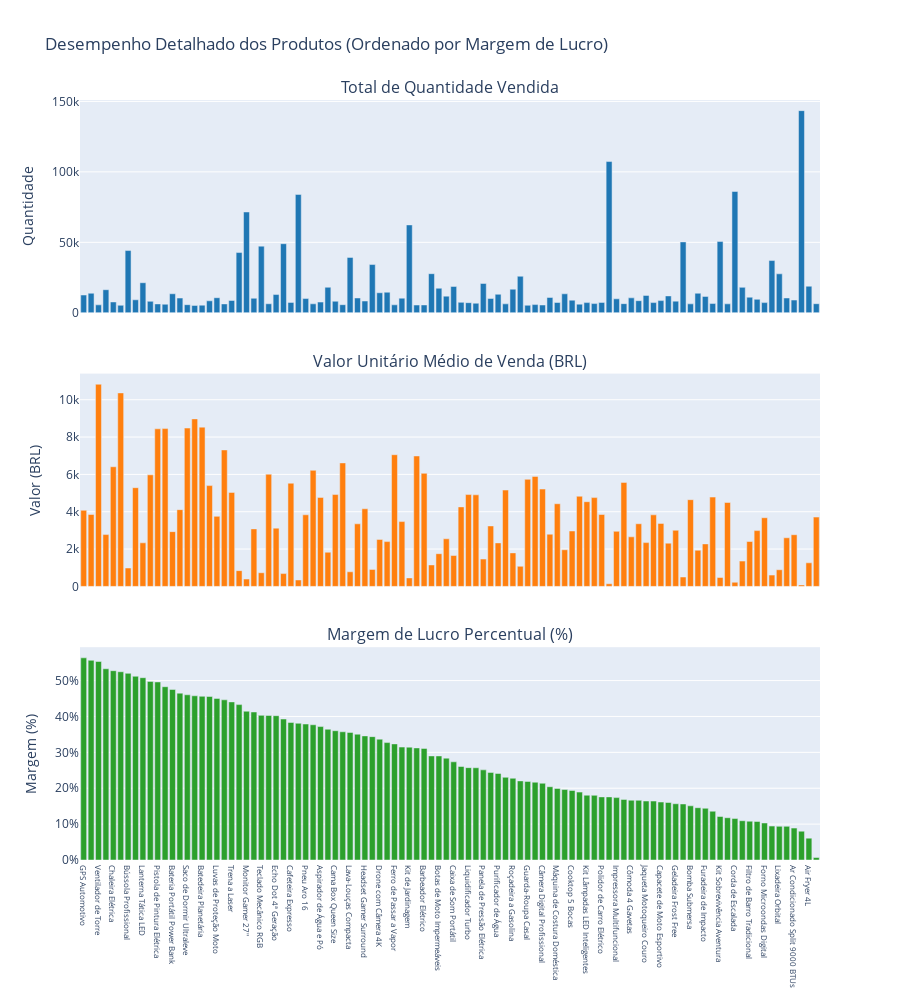

Here is the notebook cell this chart was saved with:
### Code cell
# Gráfico Interativo Plotly com Pesquisa de Produto (via ipywidgets) - REVISADO

print("--- Preparando Gráfico Interativo Plotly com Pesquisa de Produto ---")

# --- Carregar o DataFrame df_desempenho_produto.csv ---
# Garantir que o DataFrame está disponível.
try:
    if 'df_desempenho_produto' not in locals() and 'df_desempenho_produto' not in globals():
        processed_tables_dir = os.path.join('..', 'data', 'output', 'processed_tables')
        file_path_desempenho = os.path.join(processed_tables_dir, 'desempenho_por_produto.csv')
        df_desempenho_produto = pd.read_csv(file_path_desempenho)
        print(f"DataFrame '{os.path.basename(file_path_desempenho)}' carregado com sucesso para o Plotly com pesquisa!")
except Exception as e:
    print(f"Erro ao carregar df_desempenho_produto: {e}. Certifique-se de que o arquivo existe e o caminho está correto.")
    df_desempenho_produto = pd.DataFrame()
    if df_desempenho_produto.empty:
        print("Não foi possível prosseguir com o gráfico Plotly sem o DataFrame de desempenho.")
        raise SystemExit("DataFrame df_desempenho_produto não disponível.")


# --- 1. Preparar o DataFrame Base para o Gráfico ---
df_plot_interactive = df_desempenho_produto.copy()

# Calcular o Valor Unitário Médio de Venda
df_plot_interactive = df_plot_interactive[
    df_plot_interactive['total_quantidade_vendida'] > 0
].copy()

df_plot_interactive['valor_unitario_medio_brl'] = (
    df_plot_interactive['total_valor_vendas_brl'] / 
    df_plot_interactive['total_quantidade_vendida']
)

# Ordenar o DataFrame pela Margem de Lucro Percentual (para consistência visual inicial)
df_plot_interactive = df_plot_interactive.sort_values(
    by='margem_lucro_percentual', ascending=False
).reset_index(drop=True)


# --- 2. Criar os Widgets de Interação ---
search_input = widgets.Text(
    description='Pesquisar Produto:',
    placeholder='Digite o nome do produto...',
    layout=Layout(width='50%')
)

all_products = ['Todos os Produtos'] + sorted(df_plot_interactive['nome_produto'].tolist())
product_dropdown = widgets.Dropdown(
    options=all_products,
    value='Todos os Produtos',
    description='Selecionar:',
    layout=Layout(width='50%')
)

graph_output = widgets.Output()


# --- 3. Função para Gerar/Atualizar o Gráfico ---
def update_graph(search_term="", selected_product="Todos os Produtos"):
    with graph_output:
        clear_output(wait=True) # Limpa a saída anterior para redesenhar o gráfico

        filtered_df = df_plot_interactive.copy()

        # Lógica de filtragem: prioriza a seleção do dropdown, depois a pesquisa por texto
        if selected_product != "Todos os Produtos":
            filtered_df = filtered_df[filtered_df['nome_produto'] == selected_product]
        elif search_term:
            filtered_df = filtered_df[
                filtered_df['nome_produto'].str.contains(search_term, case=False, na=False)
            ]
        
        if filtered_df.empty:
            display(go.Figure().add_annotation(text="Nenhum produto encontrado com os critérios de busca/seleção.",
                                              xref="paper", yref="paper",
                                              x=0.5, y=0.5, showarrow=False,
                                              font=dict(size=16)))
            return

        fig = make_subplots(
            rows=3, cols=1,
            shared_xaxes=True,
            vertical_spacing=0.08,
            subplot_titles=(
                'Total de Quantidade Vendida', 
                'Valor Unitário Médio de Venda (BRL)', 
                'Margem de Lucro Percentual (%)'
            )
        )

        custom_data_cols = ['total_quantidade_vendida', 'total_valor_vendas_brl', 
                            'valor_unitario_medio_brl', 'margem_lucro_percentual']
        
        # Quantidade Vendida
        fig.add_trace(
            go.Bar(
                x=filtered_df['nome_produto'],
                y=filtered_df['total_quantidade_vendida'],
                name='Quantidade Vendida',
                marker_color='#1f77b4',
                hovertemplate='<b>Produto:</b> %{x}<br>' +
                              '<b>Quantidade Vendida:</b> %{y:,.0f}<br>' +
                              '<b>Valor Total Vendas:</b> R$%{customdata[1]:,.2f}<br>' +
                              '<b>Valor Unitário Médio:</b> R$%{customdata[2]:,.2f}<br>' +
                              '<b>Margem de Lucro:</b> %{customdata[3]:.2f}%<extra></extra>',
                customdata=filtered_df[custom_data_cols].values
            ),
            row=1, col=1
        )

        # Valor Unitário Médio de Venda
        fig.add_trace(
            go.Bar(
                x=filtered_df['nome_produto'],
                y=filtered_df['valor_unitario_medio_brl'],
                name='Valor Unitário Médio',
                marker_color='#ff7f0e',
                hovertemplate='<b>Produto:</b> %{x}<br>' +
                              '<b>Quantidade Vendida:</b> %{customdata[0]:,.0f}<br>' +
                              '<b>Valor Total Vendas:</b> R$%{customdata[1]:,.2f}<br>' +
                              '<b>Valor Unitário Médio:</b> R$%{y:,.2f}<br>' +
                              '<b>Margem de Lucro:</b> %{customdata[3]:.2f}%<extra></extra>',
                customdata=filtered_df[custom_data_cols].values
            ),
            row=2, col=1
        )

        # Margem de Lucro Percentual
        fig.add_trace(
            go.Bar(
                x=filtered_df['nome_produto'],
                y=filtered_df['margem_lucro_percentual'],
                name='Margem de Lucro',
                marker_color='#2ca02c',
                hovertemplate='<b>Produto:</b> %{x}<br>' +
                              '<b>Quantidade Vendida:</b> %{customdata[0]:,.0f}<br>' +
                              '<b>Valor Total Vendas:</b> R$%{customdata[1]:,.2f}<br>' +
                              '<b>Valor Unitário Médio:</b> R$%{customdata[2]:,.2f}<br>' +
                              '<b>Margem de Lucro:</b> %{y:.2f}%<extra></extra>',
                customdata=filtered_df[custom_data_cols].values
            ),
            row=3, col=1
        )

        fig.update_layout(
            title_text='Desempenho Detalhado dos Produtos (Ordenado por Margem de Lucro)',
            height=1000,
            showlegend=False,
            hovermode='x unified',
            xaxis_tickangle=-45
        )

        fig.update_yaxes(title_text="Quantidade", row=1, col=1)
        fig.update_yaxes(title_text="Valor (BRL)", row=2, col=1)
        fig.update_yaxes(title_text="Margem (%)", row=3, col=1, ticksuffix="%")
        fig.update_xaxes(tickfont=dict(size=8), row=3, col=1)
        
        # --- AQUI ESTÁ A MUDANÇA: Usar display(fig) ---
        display(fig)

# --- 4. Conectar Widgets à Função de Atualização ---
def on_search_text_change(change):
    update_graph(search_term=change['new'], selected_product="Todos os Produtos")
    product_dropdown.value = "Todos os Produtos"

search_input.observe(on_search_text_change, names='value')

def on_dropdown_change(change):
    update_graph(search_term="", selected_product=change['new'])
    search_input.value = ""

product_dropdown.observe(on_dropdown_change, names='value')

display(search_input, product_dropdown, graph_output)

update_graph()

print("\nGráfico interativo com pesquisa e seleção gerado. Use os campos acima para filtrar!")

### Figure 1 — Plotly figure (JSON) as saved in the notebook; plotly's stock layout.template omitted (floating-point values rounded to 4 significant figures; data arrays with more than 128 entries replaced by an {"elided": "..."} marker saying what was removed)
{"data": [{"customdata": {"elided": "100x4 float values"}, "hovertemplate": "<b>Produto:</b> %{x}<br><b>Quantidade Vendida:</b> %{y:,.0f}<br><b>Valor Total Vendas:</b> R$%{customdata[1]:,.2f}<br><b>Valor Unitário Médio:</b> R$%{customdata[2]:,.2f}<br><b>Margem de Lucro:</b> %{customdata[3]:.2f}%<extra></extra>", "marker": {"color": "#1f77b4"}, "name": "Quantidade Vendida", "type": "bar", "x": ["GPS Automotivo", "Roteador Wi-Fi 6", "Ventilador de Torre", "Mesa de Jantar 4 Cadeiras", "Chaleira Elétrica", "Vaso Sanitário com Caixa Acoplada", "Bússola Profissional", "Serra Elétrica Circular", "Lanterna Tática LED", "Tapete Geométrico", "Pistola de Pintura Elétrica", "Abajur de Chão Decorativo", "Bateria Portátil Power Bank", "Fechadura Digital Biométrica", "Saco de Dormir Ultraleve", "Bicicleta Ergométrica", "Batedeira Planetária", "Sanduicheira Elétrica", "Luvas de Proteção Moto", "Calça Jeans Motoqueiro", "Trena a Laser", "Sofá 3 Lugares Reclinável", "Monitor Gamer 27\"", "Câmera de Ré para Carro", "Teclado Mecânico RGB", "Mouse Gamer Óptico", "Echo Dot 4ª Geração", "Microfone Condensador USB", "Cafeteira Expresso", "Grill Elétrico Multiúso", "Pneu Aro 16", "Chuveiro Elétrico Digital", "Aspirador de Água e Pó", "Serra Tico-Tico", "Cama Box Queen Size", "Webcam Full HD", "Lava-Louças Compacta", "Notebook Gamer G300", "Headset Gamer Surround", "Pipoca Elétrica", "Drone com Câmera 4K", "Aspirador de Pó Robô", "Ferro de Passar a Vapor", "Sanduicheira Grill", "Kit de Jardinagem", "Motor de Popa", "Barbeador Elétrico", "Capa de Carro Protetora", "Botas de Moto Impermeáveis", "Cozinha Compacta", "Caixa de Som Portátil", "Umidificador de Ar", "Liquidificador Turbo", "Mesa de Centro Moderna", "Panela de Pressão Elétrica", "Balança Digital Bioimpedância", "Purificador de Água", "Projetor Portátil", "Roçadeira a Gasolina", "Cadeira de Escritório Ergonômica", "Guarda-Roupa Casal", "Alarme Automotivo", "Câmera Digital Profissional", "Tábua de Passar Roupa", "Máquina de Costura Doméstica", "Lavadora de Alta Pressão", "Cooktop 5 Bocas", "Armário Multiuso", "Kit Lâmpadas LED Inteligentes", "Banco de Jardim de Madeira", "Polidor de Carro Elétrico", "Torneira Gourmet Flexível", "Impressora Multifuncional", "Máquina de Lavar 12kg", "Cômoda 4 Gavetas", "Fone de Ouvido Bluetooth", "Jaqueta Motoqueiro Couro", "Kit Ferramentas Completo", "Capacete de Moto Esportivo", "Esmerilhadeira Angular", "Geladeira Frost Free", "Barraca de Camping 4 Pessoas", "Bomba Submersa", "Central Multimídia Android", "Furadeira de Impacto", "Assadeira de Vidro", "Kit Sobrevivência Aventura", "Sensor de Estacionamento", "Corda de Escalada", "Faqueiro Inox 24 Peças", "Filtro de Barro Tradicional", "Smartwatch Esportivo", "Forno Microondas Digital", "Travesseiro de Espuma Viscoelástica", "Lixadeira Orbital", "Mangueira de Jardim Flexível", "Ar Condicionado Split 9000 BTUs", "Kit Limpeza Automotiva", "Air Fryer 4L", "Cantil Térmico"], "xaxis": "x", "y": [12615, 13868, 5630, 16380, 7708, 5331, 44170, 9225, 21338, 8146, 6303, 6075, 13497, 10458, 5745, 5229, 5415, 8501, 10690, 6297, 8741, 42742, 71542, 10301, 47296, 6408, 12951, 49024, 7395, 83989, 10103, 6364, 7599, 18111, 8200, 5753, 39298, 10514, 8361, 34240, 14221, 14611, 5649, 10380, 62349, 5523, 5568, 27747, 17411, 11818, 18705, 7410, 7183, 6784, 20816, 10170, 13130, 6335, 16751, 25926, 5337, 5832, 5535, 10873, 7305, 13464, 8959, 6142, 7240, 6537, 7375, 107316, 9922, 6492, 10608, 8585, 12332, 7252, 8648, 11984, 8273, 50308, 6334, 13878, 11644, 6557, 50538, 6348, 86070, 18056, 11064, 9576, 7223, 37075, 27640, 10506, 9055, 143436, 18859, 6449], "yaxis": "y"}, {"customdata": {"elided": "100x4 float values"}, "hovertemplate": "<b>Produto:</b> %{x}<br><b>Quantidade Vendida:</b> %{customdata[0]:,.0f}<br><b>Valor Total Vendas:</b> R$%{customdata[1]:,.2f}<br><b>Valor Unitário Médio:</b> R$%{y:,.2f}<br><b>Margem de Lucro:</b> %{customdata[3]:.2f}%<extra></extra>", "marker": {"color": "#ff7f0e"}, "name": "Valor Unitário Médio", "type": "bar", "x": ["GPS Automotivo", "Roteador Wi-Fi 6", "Ventilador de Torre", "Mesa de Jantar 4 Cadeiras", "Chaleira Elétrica", "Vaso Sanitário com Caixa Acoplada", "Bússola Profissional", "Serra Elétrica Circular", "Lanterna Tática LED", "Tapete Geométrico", "Pistola de Pintura Elétrica", "Abajur de Chão Decorativo", "Bateria Portátil Power Bank", "Fechadura Digital Biométrica", "Saco de Dormir Ultraleve", "Bicicleta Ergométrica", "Batedeira Planetária", "Sanduicheira Elétrica", "Luvas de Proteção Moto", "Calça Jeans Motoqueiro", "Trena a Laser", "Sofá 3 Lugares Reclinável", "Monitor Gamer 27\"", "Câmera de Ré para Carro", "Teclado Mecânico RGB", "Mouse Gamer Óptico", "Echo Dot 4ª Geração", "Microfone Condensador USB", "Cafeteira Expresso", "Grill Elétrico Multiúso", "Pneu Aro 16", "Chuveiro Elétrico Digital", "Aspirador de Água e Pó", "Serra Tico-Tico", "Cama Box Queen Size", "Webcam Full HD", "Lava-Louças Compacta", "Notebook Gamer G300", "Headset Gamer Surround", "Pipoca Elétrica", "Drone com Câmera 4K", "Aspirador de Pó Robô", "Ferro de Passar a Vapor", "Sanduicheira Grill", "Kit de Jardinagem", "Motor de Popa", "Barbeador Elétrico", "Capa de Carro Protetora", "Botas de Moto Impermeáveis", "Cozinha Compacta", "Caixa de Som Portátil", "Umidificador de Ar", "Liquidificador Turbo", "Mesa de Centro Moderna", "Panela de Pressão Elétrica", "Balança Digital Bioimpedância", "Purificador de Água", "Projetor Portátil", "Roçadeira a Gasolina", "Cadeira de Escritório Ergonômica", "Guarda-Roupa Casal", "Alarme Automotivo", "Câmera Digital Profissional", "Tábua de Passar Roupa", "Máquina de Costura Doméstica", "Lavadora de Alta Pressão", "Cooktop 5 Bocas", "Armário Multiuso", "Kit Lâmpadas LED Inteligentes", "Banco de Jardim de Madeira", "Polidor de Carro Elétrico", "Torneira Gourmet Flexível", "Impressora Multifuncional", "Máquina de Lavar 12kg", "Cômoda 4 Gavetas", "Fone de Ouvido Bluetooth", "Jaqueta Motoqueiro Couro", "Kit Ferramentas Completo", "Capacete de Moto Esportivo", "Esmerilhadeira Angular", "Geladeira Frost Free", "Barraca de Camping 4 Pessoas", "Bomba Submersa", "Central Multimídia Android", "Furadeira de Impacto", "Assadeira de Vidro", "Kit Sobrevivência Aventura", "Sensor de Estacionamento", "Corda de Escalada", "Faqueiro Inox 24 Peças", "Filtro de Barro Tradicional", "Smartwatch Esportivo", "Forno Microondas Digital", "Travesseiro de Espuma Viscoelástica", "Lixadeira Orbital", "Mangueira de Jardim Flexível", "Ar Condicionado Split 9000 BTUs", "Kit Limpeza Automotiva", "Air Fryer 4L", "Cantil Térmico"], "xaxis": "x2", "y": [4077.0, 3851.0, 10830.0, 2776.0, 6408.0, 10370.0, 985.0, 5288.0, 2334.0, 5977.0, 8441.0, 8455.0, 2934.0, 4113.0, 8484.0, 8974.0, 8532.0, 5400.0, 3753.0, 7311.0, 5035.0, 844.6, 393.7, 3081.0, 731.7, 6011.0, 3122.0, 686.9, 5527.0, 344.1, 3835.0, 6218.0, 4767.0, 1830.0, 4921.0, 6615.0, 781.6, 3352.0, 4158.0, 909.9, 2517.0, 2400.0, 7054.0, 3472.0, 454.6, 6987.0, 6057.0, 1149.0, 1752.0, 2550.0, 1654.0, 4259.0, 4919.0, 4905.0, 1465.0, 3239.0, 2330.0, 5161.0, 1795.0, 1077.0, 5738.0, 5894.0, 5215.0, 2797.0, 4428.0, 1962.0, 2968.0, 4830.0, 4538.0, 4756.0, 3852.0, 142.2, 2951.0, 5571.0, 2655.0, 3356.0, 2346.0, 3833.0, 3375.0, 2317.0, 3008.0, 503.0, 4646.0, 1937.0, 2276.0, 4785.0, 475.7, 4495.0, 221.5, 1356.0, 2405.0, 2989.0, 3677.0, 605.5, 891.9, 2604.0, 2769.0, 78.19, 1263.0, 3713.0], "yaxis": "y2"}, {"customdata": {"elided": "100x4 float values"}, "hovertemplate": "<b>Produto:</b> %{x}<br><b>Quantidade Vendida:</b> %{customdata[0]:,.0f}<br><b>Valor Total Vendas:</b> R$%{customdata[1]:,.2f}<br><b>Valor Unitário Médio:</b> R$%{customdata[2]:,.2f}<br><b>Margem de Lucro:</b> %{y:.2f}%<extra></extra>", "marker": {"color": "#2ca02c"}, "name": "Margem de Lucro", "type": "bar", "x": ["GPS Automotivo", "Roteador Wi-Fi 6", "Ventilador de Torre", "Mesa de Jantar 4 Cadeiras", "Chaleira Elétrica", "Vaso Sanitário com Caixa Acoplada", "Bússola Profissional", "Serra Elétrica Circular", "Lanterna Tática LED", "Tapete Geométrico", "Pistola de Pintura Elétrica", "Abajur de Chão Decorativo", "Bateria Portátil Power Bank", "Fechadura Digital Biométrica", "Saco de Dormir Ultraleve", "Bicicleta Ergométrica", "Batedeira Planetária", "Sanduicheira Elétrica", "Luvas de Proteção Moto", "Calça Jeans Motoqueiro", "Trena a Laser", "Sofá 3 Lugares Reclinável", "Monitor Gamer 27\"", "Câmera de Ré para Carro", "Teclado Mecânico RGB", "Mouse Gamer Óptico", "Echo Dot 4ª Geração", "Microfone Condensador USB", "Cafeteira Expresso", "Grill Elétrico Multiúso", "Pneu Aro 16", "Chuveiro Elétrico Digital", "Aspirador de Água e Pó", "Serra Tico-Tico", "Cama Box Queen Size", "Webcam Full HD", "Lava-Louças Compacta", "Notebook Gamer G300", "Headset Gamer Surround", "Pipoca Elétrica", "Drone com Câmera 4K", "Aspirador de Pó Robô", "Ferro de Passar a Vapor", "Sanduicheira Grill", "Kit de Jardinagem", "Motor de Popa", "Barbeador Elétrico", "Capa de Carro Protetora", "Botas de Moto Impermeáveis", "Cozinha Compacta", "Caixa de Som Portátil", "Umidificador de Ar", "Liquidificador Turbo", "Mesa de Centro Moderna", "Panela de Pressão Elétrica", "Balança Digital Bioimpedância", "Purificador de Água", "Projetor Portátil", "Roçadeira a Gasolina", "Cadeira de Escritório Ergonômica", "Guarda-Roupa Casal", "Alarme Automotivo", "Câmera Digital Profissional", "Tábua de Passar Roupa", "Máquina de Costura Doméstica", "Lavadora de Alta Pressão", "Cooktop 5 Bocas", "Armário Multiuso", "Kit Lâmpadas LED Inteligentes", "Banco de Jardim de Madeira", "Polidor de Carro Elétrico", "Torneira Gourmet Flexível", "Impressora Multifuncional", "Máquina de Lavar 12kg", "Cômoda 4 Gavetas", "Fone de Ouvido Bluetooth", "Jaqueta Motoqueiro Couro", "Kit Ferramentas Completo", "Capacete de Moto Esportivo", "Esmerilhadeira Angular", "Geladeira Frost Free", "Barraca de Camping 4 Pessoas", "Bomba Submersa", "Central Multimídia Android", "Furadeira de Impacto", "Assadeira de Vidro", "Kit Sobrevivência Aventura", "Sensor de Estacionamento", "Corda de Escalada", "Faqueiro Inox 24 Peças", "Filtro de Barro Tradicional", "Smartwatch Esportivo", "Forno Microondas Digital", "Travesseiro de Espuma Viscoelástica", "Lixadeira Orbital", "Mangueira de Jardim Flexível", "Ar Condicionado Split 9000 BTUs", "Kit Limpeza Automotiva", "Air Fryer 4L", "Cantil Térmico"], "xaxis": "x3", "y": [56.34, 55.65, 55.32, 53.29, 52.75, 52.46, 52.02, 51.21, 50.81, 49.77, 49.62, 48.29, 47.52, 46.5, 46.04, 45.76, 45.62, 45.57, 45.04, 44.64, 44.06, 43.3, 41.46, 41.25, 40.31, 40.28, 40.21, 39.28, 38.33, 38.1, 37.89, 37.68, 37.18, 36.44, 36.03, 35.74, 35.55, 35.06, 34.58, 34.38, 33.67, 32.72, 32.35, 31.47, 31.45, 31.23, 31.09, 29.0, 29.0, 28.38, 27.36, 26.06, 25.73, 25.7, 25.12, 24.41, 24.11, 23.05, 22.78, 22.04, 21.9, 21.67, 21.38, 20.42, 19.95, 19.64, 19.37, 18.92, 18.06, 18.02, 17.59, 17.58, 17.38, 16.89, 16.66, 16.65, 16.43, 16.42, 16.15, 16.02, 15.67, 15.61, 15.09, 14.57, 14.41, 13.59, 12.12, 11.78, 11.56, 10.94, 10.81, 10.74, 10.32, 9.453, 9.386, 9.384, 8.889, 8.032, 6.091, 0.6992], "yaxis": "y3"}], "layout": {"annotations": [{"font": {"size": 16}, "showarrow": false, "text": "Total de Quantidade Vendida", "x": 0.5, "xanchor": "center", "xref": "paper", "y": 1, "yanchor": "bottom", "yref": "paper"}, {"font": {"size": 16}, "showarrow": false, "text": "Valor Unitário Médio de Venda (BRL)", "x": 0.5, "xanchor": "center", "xref": "paper", "y": 0.64, "yanchor": "bottom", "yref": "paper"}, {"font": {"size": 16}, "showarrow": false, "text": "Margem de Lucro Percentual (%)", "x": 0.5, "xanchor": "center", "xref": "paper", "y": 0.28, "yanchor": "bottom", "yref": "paper"}], "height": 1000, "hovermode": "x unified", "showlegend": false, "title": {"text": "Desempenho Detalhado dos Produtos (Ordenado por Margem de Lucro)"}, "xaxis": {"anchor": "y", "domain": [0, 1], "matches": "x3", "showticklabels": false, "tickangle": -45}, "xaxis2": {"anchor": "y2", "domain": [0, 1], "matches": "x3", "showticklabels": false}, "xaxis3": {"anchor": "y3", "domain": [0, 1], "tickfont": {"size": 8}}, "yaxis": {"anchor": "x", "domain": [0.72, 1], "title": {"text": "Quantidade"}}, "yaxis2": {"anchor": "x2", "domain": [0.36, 0.64], "title": {"text": "Valor (BRL)"}}, "yaxis3": {"anchor": "x3", "domain": [0, 0.28], "ticksuffix": "%", "title": {"text": "Margem (%)"}}}}
